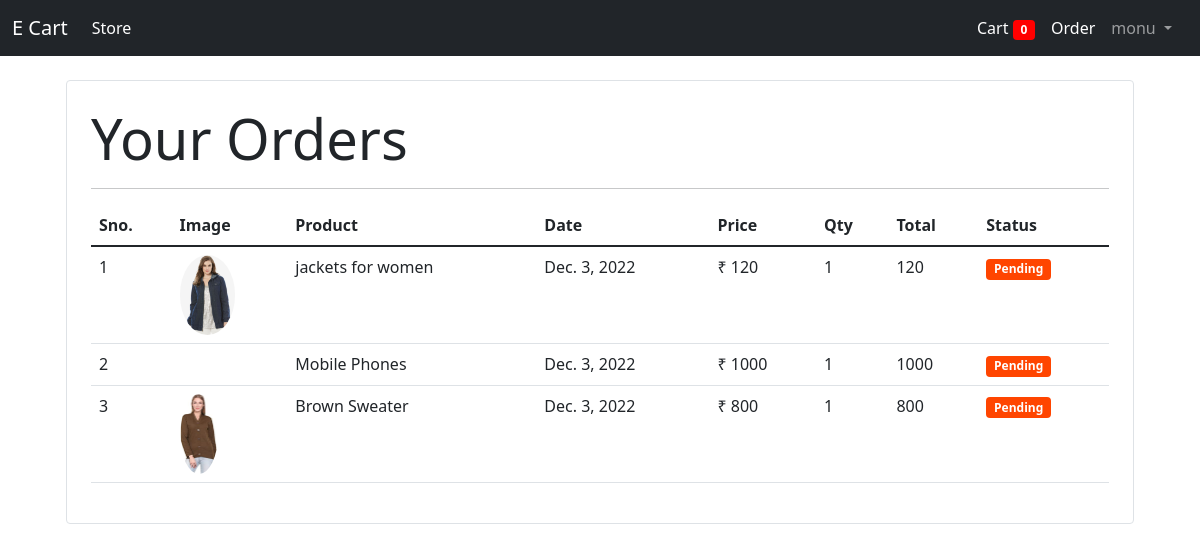
/orders/ (signed in), run on the app's committed database.
### ecommerce/models/orders.py (models this page shows, shortened)
class Order(models.Model):
    product = models.ForeignKey(Product, on_delete=models.CASCADE )
    customer = models.ForeignKey(User, on_delete=models.CASCADE,null=True,blank=True)
    quantity = models.IntegerField(default=1)
    price=models.IntegerField()
    address=models.CharField(max_length=200,default='',null=True)
    phone=models.CharField(max_length=15,default='',null=True)
    date = models.DateField(default=datetime.datetime.today)
    status = models.BooleanField(default=False)
    @staticmethod
    def get_orders_by_customer(customer_id):
        return Order\
            .objects\
            .filter(customer = customer_id)\
            .order_by('-date')

### ecommerce/models/product.py (models this page shows, shortened)
class Product(models.Model):
    name=models.CharField(max_length=30)
    price=models.IntegerField(default=0)
    category=models.ForeignKey(Category, on_delete=models.CASCADE,default=1)
    description=models.CharField(max_length=100,default='')
    image=models.ImageField(upload_to='products/')

### ecommerce/middlewares/auth.py (the view)
    def middleware(request):
        returnUrl=request.META['PATH_INFO']
        if request.user.is_authenticated:
            pass
        else:
            return redirect('login')
        response = get_response(request)
        return response

### ecommerce/templatetags/custom.py (called while the page is built)
@register.filter(name='currency')
def currency(number):
    return "₹ "+str(number)

@register.filter(name='multiply')
def multiply(number , number1):
    return number * number1

### ecommerce/views.py (called while the page is built)
def order_view(request):
    d={}
    if request.method=="GET":
        customer = request.user
        orders = Order.get_orders_by_customer(customer)
        d={'orders':orders}
    return render(request, 'orders.html',context=d)

### ecommerce/templates/orders.html (shortened to what this page needs)
{% extends 'base1.html' %}
{% block content %}
{% load cart %}
{% load custom %}
<div class="container">
    <div class="border rounded p-4 m-4">
        <p class="display-4 pl-4 ml-4">Your Orders</p>
        <hr>
        <table class="table">
            <thead>
                <tr>
                    <th>Sno.</th>
                    <th>Image</th>
                    <th>Product</th>
                    <th>Date</th>
                    <th>Price</th>
                    <th>Qty</th>
                    <th>Total</th>
                    <th>Status</th>
                </tr>
            </thead>
            <tbody>
                {% for order in orders %}
                <tr>
                    <td>{{forloop.counter}}</td>
                    <td><img src="{{order.product.image.url}}" style="height: 80px;" class="rounded-circle" alt=""></td>
                    <td>{{order.product.name}}</td>
                    <td>{{order.date}}</td>
                    <td>{{order.product.price|currency}}</td>
                    <td>{{order.quantity}}</td>
                    <td>{{order.quantity|multiply:order.price}}</td>
                    {% if order.status %}
                    <td> <small class="badge" style="background-color: green;"> Completed </small></td>
                    {% else %}
                    <td><small class="badge" style="background-color: orangered;"> Pending </small></td>
                    {% endif %}
                </tr>
                {% endfor %}
            </tbody>
    </div>
</div>
{% endblock content %}

### ecommerce/templates/base1.html (shortened to what this page needs)
<!doctype html>
{% load static %}
<html lang="en">
<head>
    <link href="https://cdn.jsdelivr.net/npm/bootstrap@5.1.3/dist/css/bootstrap.min.css" rel="stylesheet"
>
</head>
<body>
    <nav class="navbar navbar-expand-lg navbar-dark bg-dark">
        <div class="container-fluid">
            <a class="navbar-brand" href="{% url 'home' %}">E Cart</a>
            <div class="collapse navbar-collapse" id="navbarSupportedContent">
                <ul class="navbar-nav me-auto mb-2 mb-lg-0">
                    <li class="nav-item">
                        <a class="nav-link active" aria-current="page" href="#">Store</a>
                    </li>
                </ul>
                <ul class="navbar-nav me-2">
                    <li class="nav-item">
                        <a class="nav-link active" aria-current="page" href="/cart">Cart
                            <span class="badge badge-danger" style="background-color: red;">{{request.session.cart.keys|length}}</span>
                        </a>
                    </li>
                    {% if user.is_authenticated %}
                    <li class="nav-item">
                        <a class="nav-link active" aria-current="page" href="/orders">Order</a>
                    </li>
                    {% endif %}
                    <li class="nav-item dropdown">
                        {% if user.is_authenticated %}
                        <a class="nav-link dropdown-toggle" href="#" id="navbarDropdown" role="button"
                            data-bs-toggle="dropdown" aria-expanded="false">
                            {{request.user}}
                        </a>
                            {% endif %}
                    </li>
                </ul>
            </div>
        </div>
    </nav>
    {% block content %}
    {% endblock content %}
</body>
</html>

### ecommerce/templates/orders.html (style rules this page uses)
a { float: right; }

### data on the page
Order: product.image (picture), product.name "jackets for women", date "Dec. 3, 2022", product.price "₹ 120", quantity "1", quantity|multiply "120", status "Pending"
Order: product.name "Mobile Phones", date "Dec. 3, 2022", product.price "₹ 1000", quantity "1", quantity|multiply "1000", status "Pending"
Order: product.image (picture), product.name "Brown Sweater", date "Dec. 3, 2022", product.price "₹ 800", quantity "1", quantity|multiply "800", status "Pending"

### other printed values
{{ request.session.cart.keys|length }} "0"
{{ request.user }} "monu"
